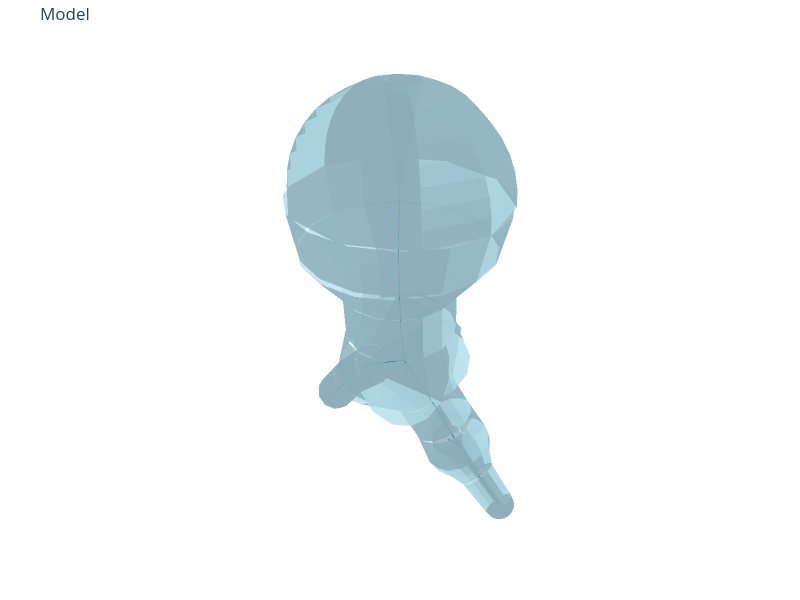

Notebook code for this chart:
### Markdown cell above
## Visualize morphology

### Code cell
model = SWCModel.from_swc_file(str(swc_path))
model.print_attributes(node_info=False, edge_info=False)

fig = plot_model(
    swc_model=model,
    slider=False,
    title="",
    width=800,
    height=600,
    show_axes=False,
    plot_endcaps=True,
)
fig.show()

### Figure 1 — Plotly figure (JSON) as saved in the notebook; plotly's stock layout.template omitted (floating-point values rounded to 4 significant figures; data arrays with more than 128 entries replaced by an {"elided": "..."} marker saying what was removed)
{"data": [{"color": "lightblue", "flatshading": true, "i": {"elided": "448 int values"}, "j": {"elided": "448 int values"}, "k": {"elided": "448 int values"}, "name": "frusta", "opacity": 0.8, "type": "mesh3d", "x": {"elided": "448 float values"}, "y": {"elided": "448 float values"}, "z": {"elided": "448 float values"}}, {"color": "lightblue", "flatshading": true, "i": {"elided": "760 int values"}, "j": {"elided": "760 int values"}, "k": {"elided": "760 int values"}, "name": "endcaps", "opacity": 0.8, "type": "mesh3d", "x": {"elided": "404 float values"}, "y": {"elided": "404 float values"}, "z": {"elided": "404 float values"}}, {"line": {"color": "#1f77b4", "width": 2}, "mode": "lines", "name": "centroid", "type": "scatter3d", "x": [-0.7101, -0.543, null, -0.543, -0.3742, null, -0.3742, -0.3728, null, -0.3742, -0.2519, null, -0.3728, -0.4128, null, -0.2519, -0.1493, null, -0.1493, -0.05713, null, -0.05713, -0.01274, null, -0.05713, -0.004221, null, -0.01274, 0.002228, null, 0.002228, 0.01005, null, 0.01005, -0.005924, null, -0.004221, 0.008994, null, 0.008994, 0.01101, null], "y": [0.08497, 0.2931, null, 0.2931, 0.4893, null, 0.4893, 0.7876, null, 0.4893, 0.388, null, 0.7876, 1.064, null, 0.388, 0.2173, null, 0.2173, 0.01574, null, 0.01574, 0.01419, null, 0.01574, -0.382, null, 0.01419, 0.008906, null, 0.008906, 0.00521, null, 0.00521, 0.004403, null, -0.382, -0.7126, null, -0.7126, -0.9947, null], "z": [-3.208, -2.97, null, -2.97, -2.733, null, -2.733, -2.97, null, -2.733, -2.375, null, -2.97, -3.232, null, -2.375, -2.033, null, -2.033, -1.706, null, -1.706, -1.277, null, -1.706, -1.955, null, -1.277, -0.8419, null, -0.8419, -0.4068, null, -0.4068, 0.0274, null, -1.955, -2.298, null, -2.298, -2.687, null]}], "layout": {"height": 600, "margin": {"b": 0, "l": 0, "r": 0, "t": 40}, "scene": {"aspectmode": "data", "xaxis": {"visible": false}, "yaxis": {"visible": false}, "zaxis": {"visible": false}}, "showlegend": false, "title": {"text": "Model"}, "width": 800}}
